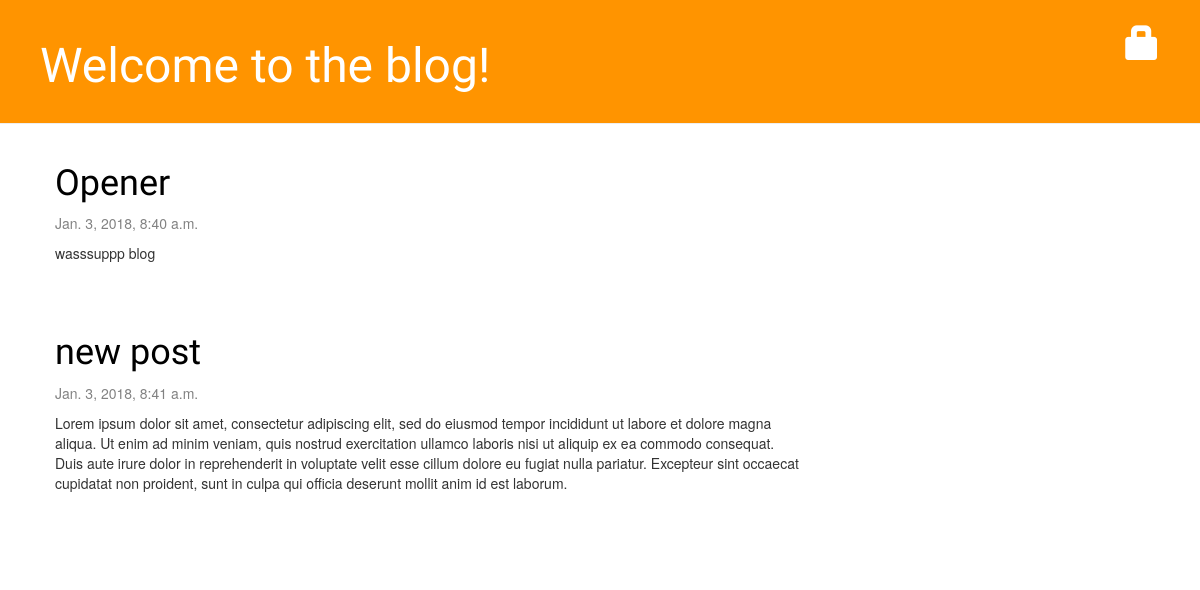
The app's page /, older data.
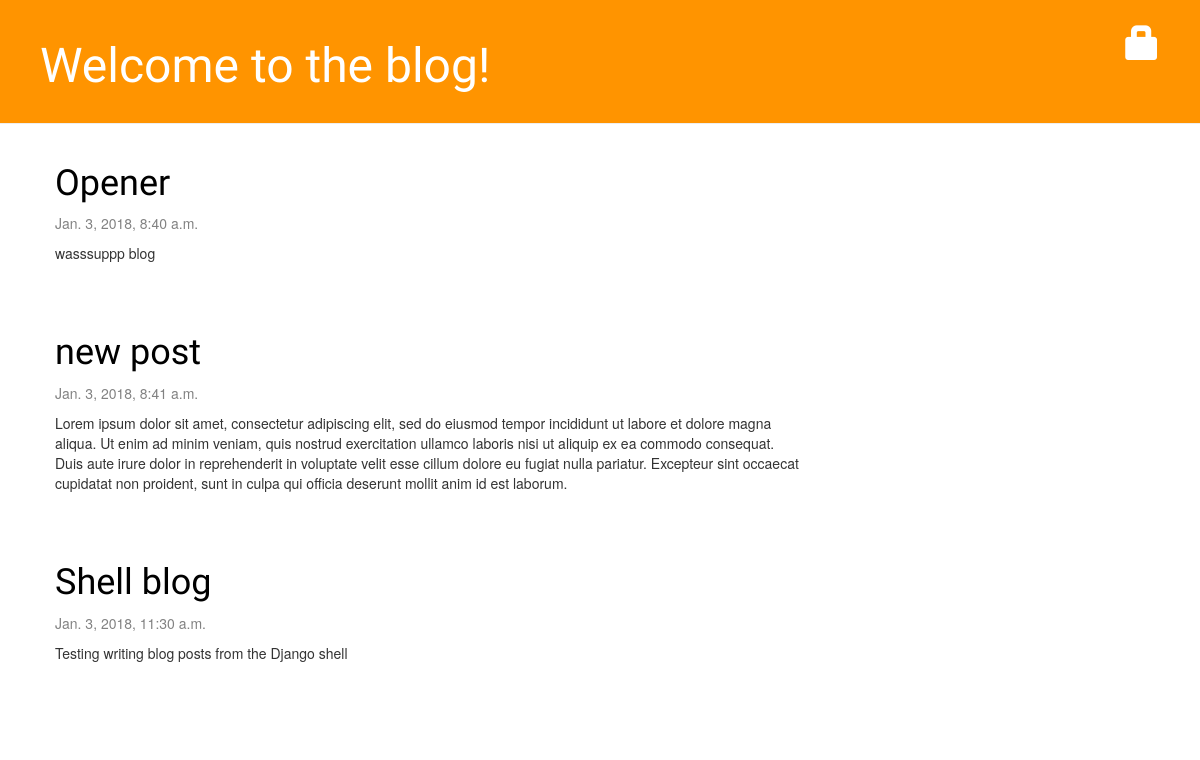
The same page, newer data.
### blog/models.py (models this page shows, shortened)
class Post(models.Model):
	author = models.ForeignKey('auth.User', on_delete = models.CASCADE)
	title = models.CharField(max_length = 200)
	text = models.TextField()
	created_date = models.DateTimeField(default = timezone.now)
	published_date = models.DateTimeField(blank = True, null = True)

### blog/views.py (the view)
# urls.py: path('', views.post_list, name = 'post_list'),
def post_list(request):
	posts = Post.objects.filter(published_date__lte = timezone.now()).order_by('published_date')
	return render(request, 'blog/post_list.html', {'posts': posts})

### blog/templates/blog/post_list.html
{% extends 'blog/base.html' %}
{% block content %}
	{% for post in posts %}
		<div class="post">
			<h1><a href="{% url 'post_detail' pk=post.pk %}">{{ post.title }}</a></h1>
			<div class="date">
				<p>{{ post.published_date }}</p>
			</div>
			<p>{{ post.text|linebreaksbr }}</p>
		</div>
	{% endfor %}
{% endblock %}

Row changes from the older to the newer data that the page shows:
added Post: title "Shell blog", published_date "Jan. 3, 2018, 11:30 a.m.", text "Testing writing blog posts from the Django shell"
